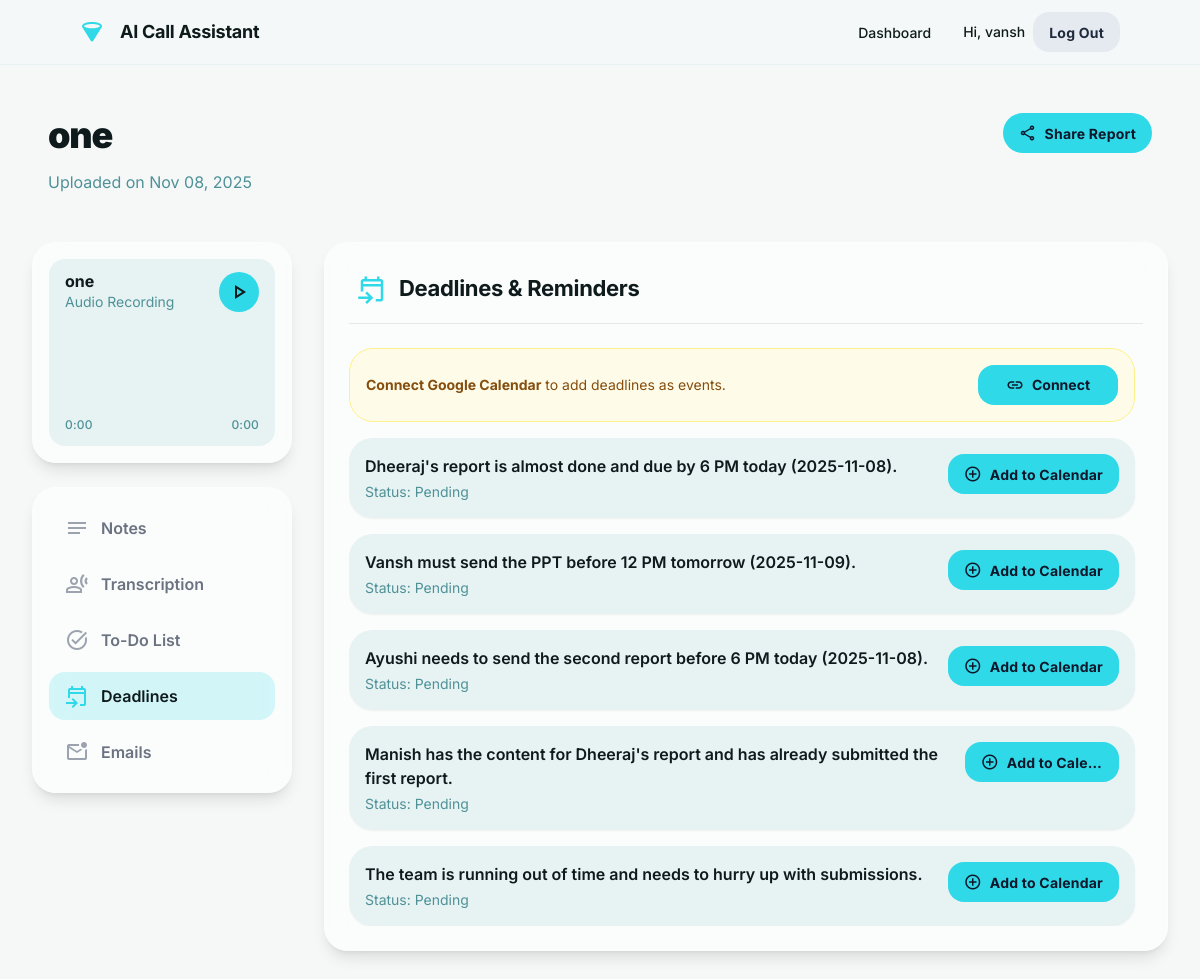
Screenshot of /analysis/1/deadlines/ (signed in) with the database file from the repository.
### core/models.py (models this page shows, shortened)
class AudioFile(models.Model):
    user = models.ForeignKey(User, on_delete=models.CASCADE, related_name="audio_files")
    title = models.CharField(max_length=255, blank=True, null=True)
    audio_file = models.FileField(upload_to='uploads/audio/')
    uploaded_at = models.DateTimeField(auto_now_add=True)
    keep_note_name = models.CharField(max_length=255, blank=True, null=True)

class ImportantPoint(models.Model):
    audio = models.ForeignKey(AudioFile, related_name='important_points', on_delete=models.CASCADE)
    text = models.TextField()
    is_added_to_calendar = models.BooleanField(default=False)

### core/views.py (the view)
# urls.py: path('analysis/<int:audio_id>/deadlines/', views.deadlines_view, name='deadlines_view'),
@login_required
def deadlines_view(request, audio_id):
    audio_file = get_object_or_404(AudioFile, id=audio_id, user=request.user)
    important_points = audio_file.important_points.all().order_by('id')
    has_google_token = SocialToken.objects.filter(account__user=request.user, account__provider='google').exists()
    context = {
        'audio': audio_file,
        'important_points': important_points,
        'active_page': 'deadlines', # 👈 To highlight the nav link
        'has_google_token': has_google_token
    }
    return render(request, 'core/important_deadlines.html', context)

### templates/core/important_deadlines.html (shortened to what this page needs)
{% extends 'core/analysis_base.html' %}
{% block content %}
<div class="p-4 sm:p-6 bg-white/50 dark:bg-black/20 rounded-xl backdrop-blur-lg border border-white/30 dark:border-black/30 shadow-lg min-h-[600px]">
<div class="flex items-center justify-between pb-4 pt-1 px-2 border-b border-gray-200 dark:border-gray-700/50 mb-6">
<h2 class="text-[#0e1a1b] dark:text-white text-[22px] font-bold leading-tight tracking-[-0.015em] flex items-center gap-3">
<span class="material-symbols-outlined text-primary text-3xl">event_upcoming</span>
<span>Deadlines & Reminders</span>
</h2>
</div>
<div class="space-y-4 max-h-[calc(100vh-250px)] overflow-y-auto pr-2">
    {% if not has_google_token %}
    <div class="flex items-center justify-between gap-4 p-4 rounded-xl bg-yellow-50 border border-yellow-200 text-yellow-800">
        <div class="text-sm">
            <strong>Connect Google Calendar</strong> to add deadlines as events.
        </div>
        <a href="/accounts/google/login/?process=login" class="flex min-w-[140px] items-center justify-center rounded-lg h-10 px-4 bg-primary text-slate-900 text-sm font-bold hover:opacity-90">
            <span class="material-symbols-outlined text-lg mr-2">link</span>
            <span class="truncate">Connect</span>
        </a>
    </div>
    {% endif %}
    {% for point in important_points %}
    <div class="flex items-start justify-between gap-4 p-4 rounded-xl bg-[#e7f2f3] dark:bg-white/10 shadow-sm">
        <div class="flex-grow">
            <h3 class="font-semibold text-[#0e1a1b] dark:text-white">{{ point.text }}</h3>
            <p class="text-sm text-[#4e9197] dark:text-gray-400 mt-1">
                {% if point.is_added_to_calendar %}
                    Status: Added to Calendar
                {% else %}
                    Status: Pending
                {% endif %}
            </p>
        </div>
        <button type="button"
                class="add-to-calendar-btn flex min-w-[140px] cursor-pointer items-center justify-center overflow-hidden rounded-lg h-10 px-4 text-sm font-bold leading-normal tracking-[0.015em] transition-colors
                {% if point.is_added_to_calendar %}
                    bg-slate-200/80 dark:bg-slate-700/80 text-slate-500 dark:text-slate-400 cursor-not-allowed
                {% else %}
                    bg-primary text-slate-900 hover:opacity-90
                {% endif %}"
                data-point-id="{{ point.id }}"
                {% if point.is_added_to_calendar %}disabled{% endif %}>
            <span class="material-symbols-outlined text-lg mr-2">
            </span>
            <span class="truncate">
                {% if point.is_added_to_calendar %}Added{% else %}Add to Calendar{% endif %}
            </span>
        </button>
    </div>
    {% empty %}
    <div class="relative p-6">
        <p class="text-sm text-[#4e9197] dark:text-gray-400 text-center">No deadlines or reminders were found for this audio.</p>
    </div>
    {% endfor %}
</div>
</div>
{% endblock %}

### templates/core/analysis_base.html (shortened to what this page needs)
{% load socialaccount %}
<!DOCTYPE html>
<html class="light" lang="en"><head>
<script src="https://cdn.tailwindcss.com?plugins=forms,container-queries"></script>
</head>
<body class="font-display bg-background-light dark:bg-background-dark text-[#0e1a1b] dark:text-gray-200">
<div class="relative flex h-auto min-h-screen w-full flex-col group/design-root overflow-x-hidden">
<div class="layout-container flex h-full grow flex-col">
<header class="flex items-center justify-between whitespace-nowrap border-b border-solid border-b-[#e7f2f3] dark:border-b-gray-800 px-4 sm:px-10 lg:px-20 py-3 sticky top-0 z-50 bg-background-light/80 dark:bg-background-dark/80 backdrop-blur-sm">
<div class="flex items-center gap-8">
<div class="flex items-center gap-4 text-[#0e1a1b] dark:text-white">
<div class="size-6 text-primary">
</div>
<h2 class="text-lg font-bold leading-tight tracking-[-0.015em]">AI Call Assistant</h2>
</div>
</div>
<div class="flex flex-1 justify-end gap-2 sm:gap-4 md:gap-8 items-center">
<div class="hidden md:flex items-center gap-9">
    <a class="text-[#0e1a1b] dark:text-gray-300 hover:text-primary dark:hover:text-primary text-sm font-medium leading-normal" href="{% url 'dashboard' %}">Dashboard</a>
</div>
<div class="flex gap-2">
    {% if user.is_authenticated %}
        <span class="hidden sm:flex items-center text-[#0e1a1b] dark:text-gray-300 text-sm font-medium">
            Hi, {{ user.first_name|default:user.username }}
        </span>
        <form method="POST" action="{% url 'account_logout' %}">
            <button type="submit" class="flex min-w-[84px] cursor-pointer items-center justify-center overflow-hidden rounded-lg h-10 px-4 bg-slate-200/80 dark:bg-slate-700/80 text-slate-800 dark:text-white text-sm font-bold leading-normal tracking-[0.015em] hover:bg-slate-300 dark:hover:bg-slate-600 transition-colors">
                <span class="truncate">Log Out</span>
            </button>
        </form>
    {% endif %}
</div>
</div>
</header>
<main class="flex-1 px-4 sm:px-6 lg:px-8 py-8">
<div class="max-w-screen-xl mx-auto">
<div class="flex flex-wrap justify-between gap-4 p-4 mb-8">
<div class="flex min-w-72 flex-col gap-3">
<h1 class="text-[#0e1a1b] dark:text-white text-4xl font-black leading-tight tracking-[-0.033em]">{{ audio.title }}</h1>
<p class="text-[#4e9197] dark:text-gray-400 text-base font-normal leading-normal">Uploaded on {{ audio.uploaded_at|date:"M d, Y" }}</p>
</div>
<button class="flex min-w-[84px] max-w-[480px] cursor-pointer items-center justify-center overflow-hidden rounded-xl h-10 px-4 bg-primary text-slate-900 text-sm font-bold leading-normal tracking-[0.015em] gap-2">
<span class="material-symbols-outlined text-lg">share</span>
<span class="truncate">Share Report</span>
</button>
</div>
<div class="grid grid-cols-1 md:grid-cols-12 gap-8">
<div class="md:col-span-4 lg:col-span-3">
<div class="flex flex-col gap-6 sticky top-28">
<div class="p-4 bg-white/50 dark:bg-black/20 rounded-xl backdrop-blur-lg border border-white/30 dark:border-black/30 shadow-lg">
    <div class="flex flex-col gap-3 rounded-lg bg-[#e7f2f3] dark:bg-white/10 px-4 py-3">
        <div class="flex items-center gap-4 overflow-hidden">
            <div class="flex-1">
                <p class="text-[#0e1a1b] dark:text-white text-base font-bold leading-tight truncate">{{ audio.title }}</p>
                <p class="text-[#4e9197] dark:text-gray-400 text-sm font-normal leading-normal truncate">Audio Recording</p>
            </div>
            <button id="player-play-pause" type="button" class="flex shrink-0 items-center justify-center rounded-full size-10 bg-primary text-[#0e1a1b]">
                <span id="player-play-icon" class="material-symbols-outlined text-2xl">play_arrow</span>
            </button>
        </div>
        <div id="waveform" class="w-full h-20">
            </div>
        <div class="flex items-center justify-between">
            <p id="player-current-time" class="text-[#4e9197] dark:text-gray-400 text-xs font-medium leading-normal tracking-[0.015em]">0:00</p>
            <p id="player-total-time" class="text-[#4e9197] dark:text-gray-400 text-xs font-medium leading-normal tracking-[0.015em]">0:00</p>
        </div>
    </div>
</div>
<nav class="flex flex-col gap-2 p-4 bg-white/50 dark:bg-black/20 rounded-xl backdrop-blur-lg border border-white/30 dark:border-black/30 shadow-lg">
    <a href="{% url 'summary_view' audio.id %}" class="group flex items-center gap-3 rounded-lg px-4 py-3 text-left font-semibold transition-all duration-200
        {% if active_page == 'summary' %}
            text-[#0e1a1b] dark:text-white bg-primary/20 dark:bg-primary/30
        {% else %}
            text-gray-500 dark:text-gray-400 hover:bg-gray-200/50 dark:hover:bg-white/10
        {% endif %}">
        <span class="material-symbols-outlined {% if active_page == 'summary' %}text-primary{% else %}text-gray-400 dark:text-gray-500 group-hover:text-primary{% endif %}">notes</span>
        <span>Notes</span>
    </a>
    <a href="{% url 'transcription_view' audio.id %}" class="group flex items-center gap-3 rounded-lg px-4 py-3 text-left font-semibold transition-all duration-200
        {% if active_page == 'transcription' %}
            text-[#0e1a1b] dark:text-white bg-primary/20 dark:bg-primary/30
        {% else %}
            text-gray-500 dark:text-gray-400 hover:bg-gray-200/50 dark:hover:bg-white/10
        {% endif %}">
        <span class="material-symbols-outlined {% if active_page == 'transcription' %}text-primary{% else %}text-gray-400 dark:text-gray-500 group-hover:text-primary{% endif %}">transcribe</span>
        <span>Transcription</span>
    </a>
    <a href="{% url 'todo_view' audio.id %}" class="group flex items-center gap-3 rounded-lg px-4 py-3 text-left font-semibold transition-all duration-200
        {% if active_page == 'todos' %}
            text-[#0e1a1b] dark:text-white bg-primary/20 dark:bg-primary/30
        {% else %}
            text-gray-500 dark:text-gray-400 hover:bg-gray-200/50 dark:hover:bg-white/10
        {% endif %}">
        <span class="material-symbols-outlined {% if active_page == 'todos' %}text-primary{% else %}text-gray-400 dark:text-gray-500 group-hover:text-primary{% endif %}">task_alt</span>
        <span>To-Do List</span>
    </a>
    <a href="{% url 'deadlines_view' audio.id %}" class="group flex items-center gap-3 rounded-lg px-4 py-3 text-left font-semibold transition-all duration-200
        {% if active_page == 'deadlines' %}
            text-[#0e1a1b] dark:text-white bg-primary/20 dark:bg-primary/30
        {% else %}
            text-gray-500 dark:text-gray-400 hover:bg-gray-200/50 dark:hover:bg-white/10
        {% endif %}">
        <span class="material-symbols-outlined {% if active_page == 'deadlines' %}text-primary{% else %}text-gray-400 dark:text-gray-500 group-hover:text-primary{% endif %}">event_upcoming</span>
        <span>Deadlines</span>
    </a>
    <a href="{% url 'email_view' audio.id %}" class="group flex items-center gap-3 rounded-lg px-4 py-3 text-left font-semibold transition-all duration-200
        {% if active_page == 'email' %}
            text-[#0e1a1b] dark:text-white bg-primary/20 dark:bg-primary/30
        {% else %}
            text-gray-500 dark:text-gray-400 hover:bg-gray-200/50 dark:hover:bg-white/10
        {% endif %}">
        <span class="material-symbols-outlined {% if active_page == 'email' %}text-primary{% else %}text-gray-400 dark:text-gray-500 group-hover:text-primary{% endif %}">mark_email_unread</span>
        <span>Emails</span>
    </a>
</nav>
</div>
</div>
<div class="md:col-span-8 lg:col-span-9">
{% block content %}
{% endblock %}
</div>
</div>
</div>
</main>
</div>
</div>
</body></html>

### templates/core/analysis_base.html (style rules this page uses)
.material-symbols-outlined { font-variation-settings: 'FILL' 0, 'wght' 400, 'GRAD' 0, 'opsz' 24; }

### rows the page displays
AudioFile: title "one", uploaded_at "Nov 08, 2025"
ImportantPoint: text "Dheeraj's report is almost done and due by 6 PM today (2025-11-08).", is_added_to_calendar "Status: Pending"
ImportantPoint: text "Vansh must send the PPT before 12 PM tomorrow (2025-11-09).", is_added_to_calendar "Status: Pending"
ImportantPoint: text "Ayushi needs to send the second report before 6 PM today (2025-11-08).", is_added_to_calendar "Status: Pending"
ImportantPoint: text "Manish has the content for Dheeraj's report and has already submitted the first report.", is_added_to_calendar "Status: Pending"
ImportantPoint: text "The team is running out of time and needs to hurry up with submissions.", is_added_to_calendar "Status: Pending"

### other values shown
{{ user.first_name|default:user.username }} "vansh"
